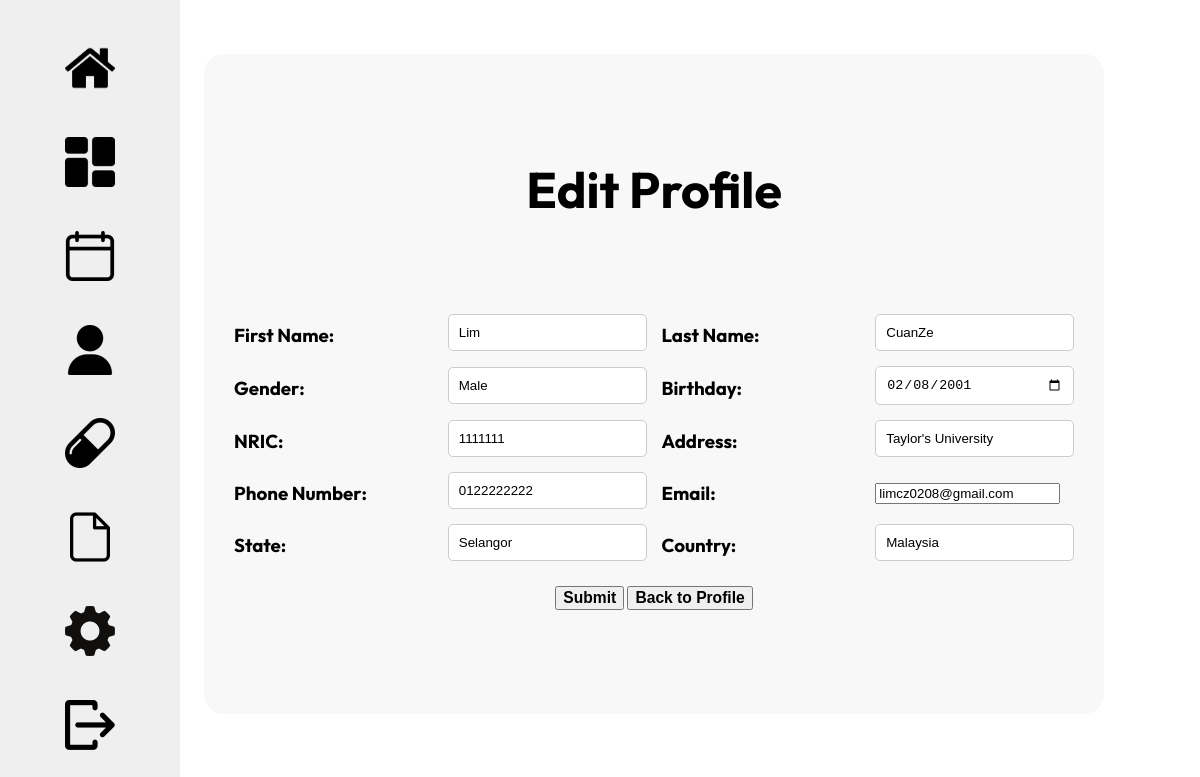
/user-profile-edit.php (signed in), run on the app's committed database.
### tables this page shows
CREATE TABLE `users` (
  `user_id` int(11) NOT NULL,
  `email` varchar(255) NOT NULL,
  `password` varchar(255) NOT NULL,
  `first_name` varchar(255) NOT NULL,
  `last_name` varchar(255) NOT NULL,
  `date_of_birth` date NOT NULL,
  `gender` varchar(255) NOT NULL,
  `identity_no` varchar(255) NOT NULL,
  `phone_no` varchar(255) NOT NULL,
  `state` varchar(255) NOT NULL DEFAULT 'Selangor',
  `country` varchar(255) NOT NULL DEFAULT 'Malaysia',
  `address` varchar(255) NOT NULL DEFAULT 'Taylor''s University'
);

### user-profile-edit.php (the view, shortened to what this page needs)
<?php
include 'db-connection.php';
$user_id = $_SESSION['user_id'];
$sql = "SELECT * FROM users WHERE user_id = $user_id";
$result = $connect->query($sql);
if ($result->num_rows > 0) {
  $user = $result->fetch_assoc();
} else {
  echo "No user found.";
  exit();
}
?>
<!DOCTYPE html>
<html lang="en">
<head>
  <link rel="stylesheet" href="css/user-profile-edit.css">
  <link rel="stylesheet" href="css/navbar.css">
</head>
<body>
  <aside class="sidebar">
    <div class="sidebar-img-container">
      <p><a href="home-screen.php"><img src="resources/home.png" alt="Go Back to Homepage Icon"></a></p>
    </div>
    <div class="sidebar-img-container">
      <p><a href="user-dashboard.php"><img src="resources/dashboard-icon.png" alt="User Dashboard Icon"></a>
      </p>
    </div>
    <div class="sidebar-img-container">
      <p><a href="doctors-booking.php"><img src="resources/calendar-icon.png" alt="Appointment Icon"></a></p>
    </div>
    <div class="sidebar-img-container">
      <p><a href="user-profile.php"><img src="resources/profile-icon.png" alt="Profile Icon"></a></p>
    </div>
    <div class="sidebar-img-container">
      <p><a href="medication.php"><img src="resources/medication-icon.png" alt="Medication Icon"></a></p>
    </div>
    <div class="sidebar-img-container">
      <p><a href="medical-report.php"><img src="resources/medreport-icon.png" alt="Medical Report Icon"></a>
      </p>
    </div>
    <div class="sidebar-img-container">
      <p><a href="#"><img src="resources/settings-icon.png" alt="Settings Icon"></a></p>
    </div>
    <div class="sidebar-img-container">
      <p><a href="logout.php"><img src="resources/signout-icon.png" alt="Log Out Icon"></a></p>
    </div>
  </aside>
  <div class="container">
    <h1>Edit Profile</h1>
    <form action="user-profile-submit.php" method="post">
      <div class="form-fields">
        <div>
          <label for="name">
            <h3>First Name:</h3>
          </label>
        </div>
        <input type="text" id="first_name" name="first_name" value="<?php echo $user['first_name']; ?>">
        <div>
          <label for="name">
            <h3>Last Name:</h3>
          </label>
        </div>
        <div>
          <input type="text" id="last_name" name="last_name" value="<?php echo $user['last_name']; ?>">
        </div>
        <div>
          <label for="gender">
            <h3>Gender:</h3>
          </label>
        </div>
        <div>
          <input type="text" id="gender" name="gender" value="<?php echo $user['gender']; ?>">
        </div>
        <div>
          <label for="birthday">
            <h3>Birthday:</h3>
          </label>
        </div>
        <div>
          <input type="date" id="date_of_birth" name="date_of_birth" value="<?php echo $user['date_of_birth']; ?>">
        </div>
        <div>
          <label for="nric">
            <h3>NRIC:</h3>
          </label>
        </div>
        <div>
          <input type="text" id="identity_no" name="identity_no" value="<?php echo $user['identity_no']; ?>">
        </div>
        <div>
          <label for="address">
            <h3>Address:</h3>
          </label>
        </div>
        <div>
          <input type="text" id="address" name="address" value="<?php echo $user['address']; ?>">
        </div>
        <div>
          <label for="phone">
            <h3>Phone Number:</h3>
          </label>
        </div>
        <div>
          <input type="text" id="phone_no" name="phone_no" value="<?php echo $user['phone_no']; ?>">
        </div>
        <div>
          <label for="email">
            <h3>Email:</h3>
          </label>
        </div>
        <div>
          <input type="email" id="email" name="email" value="<?php echo $user['email']; ?>">
        </div>
        <div>
          <label for="state">
            <h3>State:</h3>
          </label>
        </div>
        <div>
          <input type="text" id="state" name="state" value="<?php echo $user['state']; ?>">
        </div>
        <div>
          <label for="country">
            <h3>Country:</h3>
          </label>
        </div>
        <div>
          <input type="text" id="country" name="country" value="<?php echo $user['country']; ?>">
        </div>
      </div>
      <div class="button-container">
        <button type="submit" class="profile-button">
          <h3>Submit</h3>
        </button>
        <button class="profile-button" onclick="window.location.href='user-profile.php'">
          <h3>Back to Profile</h3>
        </button>
    </form>
  </div>
</body>
</html>

### css/user-profile-edit.css (style rules this page uses)
body { font-family: "Outfit", sans-serif; margin: 0 auto; padding: 0 auto; height:100vh; }
h1 { margin: 0px; font-size: 50px; }
h3 { margin: 0; }
p { margin: 0.5%; font-size: 25px; color: #000; }
.container { display: flex; flex-direction: column; align-items: center; justify-content:space-evenly; width: 70%; height: 75%; margin-top: 4.5%; margin-bottom: 0%; margin-left: 17%; margin-right: 30px; background-color: #F8F8F8; border-radius: 20px; padding: 30px; row-gap: 15px; }
form { display: flex; flex-direction: column; justify-content: center; align-items: center; }
.form-fields { display: grid; grid-template-columns: 1fr 1fr 1fr 1fr; grid-template-rows: auto; column-gap: 15px; align-items: center; justify-content: center; }
.form-fields h3 { margin: 0 auto; }
textarea, input[type="date"], input[type="text"], input[type="file"] { width: 100%; padding: 10px; margin-top: 5px; margin-bottom: 10px; box-sizing: border-box; border: 1px solid #ccc; border-radius: 5px; }

### css/navbar.css (style rules this page uses)
.sidebar { height: 100vh; width: 180px; top: 0; bottom: 0; position: fixed; padding: 25px 65px; background-color: #efefef; display: flex; flex-direction: column; justify-content: space-between; align-items: center; box-sizing: border-box; }
.sidebar-img-container { display: flex; align-items: center; justify-content: center; width:100px; height: 100px; padding: 1%; border-radius: 10px; }
.sidebar-img-container img { width: 50px; height: 50px; margin: 0 auto; align-self: center; justify-content: center; }

### data on the page
users: first_name "Lim", last_name "CuanZe", gender "Male", date_of_birth "02/08/2001", identity_no "1111111", address "Taylor's University", phone_no "0122222222", email "limcz0208@gmail.com", state "Selangor", country "Malaysia"
